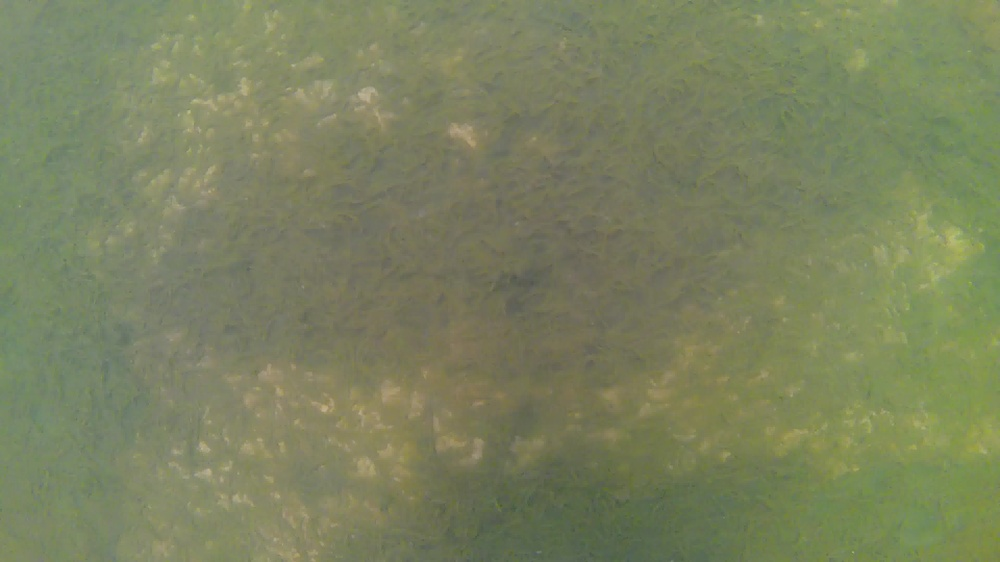
#> input picture 0500.jpg, 1000 x 562 px, shrunk from 3840 x 2160 before the run
$ python simple.py   (older library calls are emulated)
#> lines starting #> are read from the running program, lines starting #| are printed output that depends on the picture
from skimage.feature import graycomatrix
import numpy as np
import cv2

# Read in the image
img = cv2.imread('0500.jpg', 0)
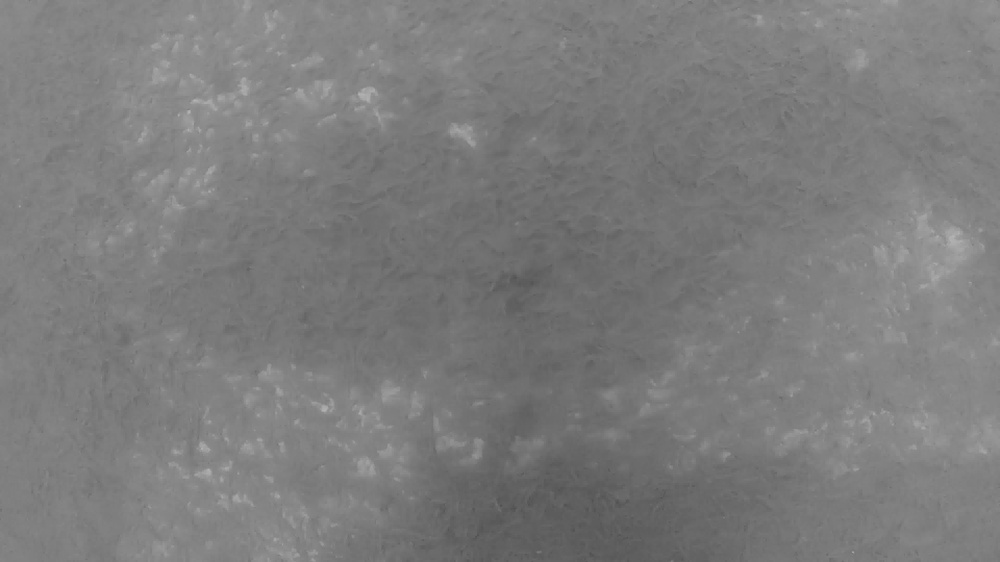
#> img: shape (562, 1000); min 80, max 182, mean 124.1
gray_levels = 256
distances = [1]
angles = [0, np.pi/4, np.pi/2, 3*np.pi/4]

# Extract RGB features
r = img
g = img
b = img

# First order features
mean = np.mean(img)
#> mean = 124.1
median = np.median(img)
#> median = 126
max_val = np.max(img)
#> max_val = 182
min_val = np.min(img)
#> min_val = 80
variance = np.var(img)
#> variance = 130.4
std_dev = np.std(img)
#> std_dev = 11.42
skewness = cv2.moments(img)['mu03']
#> skewness = 6.23e+12
kurtosis = cv2.moments(img)['mu02']
#> kurtosis = 1.85e+12
entropy = cv2.moments(img)['mu11']
#> entropy = -179543502

# Second order features
glcm = graycomatrix(img, distances, angles,
                    levels=gray_levels, symmetric=True, normed=True)
#> (the run stopped early here; a loop or call above may not have finished)
